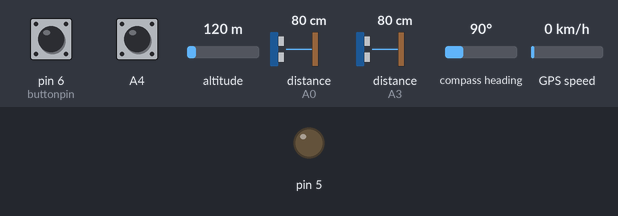
Bench run of a sketch on a simulated Arduino Uno, built with avr-gcc and run on an emulated ATmega328P. Parts: output pins drawn as LEDs (lit = HIGH). Wiring (inferred from the names in the program): 2 × ultrasonic range finder: trigger A1, echo A0 / trigger A2, echo A3. Inputs (shaded band) come from the test bench; at power-on: pin 6 (buttonpin) HIGH, A4 HIGH, altitude 120 m, distance to the obstacle (sensors on A0, A3) 80 cm, compass heading 90°, GPS speed 0 km/h. The echo pulse lasts 58.3 µs per cm; the GPS gets a fix after 3 s at 37.7749, -122.4194 with 8 satellites; the modem accepts every AT command (registered, SIM ready, sends succeed) and sends nothing else; pins used as bus, display or sensor lines are not drawn; what the sketch prints to the serial monitor is not drawn.

Above: at 0.1 s.
At 10.2 s:
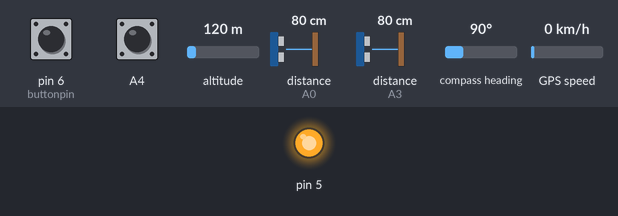
10.3 s: pin 6 (buttonpin) pulled LOW for 3.2 s
Timing chart, 0 to 13.3 s (numbered marks = the images above; inputs shaded):
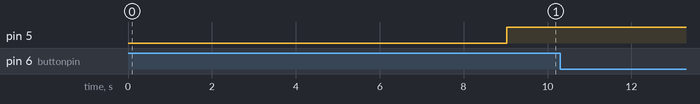

The sketch:

Blind_Person_Stick_GPS_GSM.ino
```cpp
//Prateek
//www.justdoelectronics.com

#include <SoftwareSerial.h>
#include <TinyGPS++.h>
int buttonpin = 6;
float lattitude, longitude;
float a[2];
float *p;
SoftwareSerial gpsSerial(2, 3);
SoftwareSerial gsmSerial(10, 11);
TinyGPSPlus gps;
const int trigPin1 = A1;
const int echoPin1 = A0;
long duration1;
int distance1;
const int trigPin2 = A2;
const int echoPin2 = A3;
long duration2;
int distance2;

void setup() {
  pinMode(trigPin1, OUTPUT);
  pinMode(echoPin1, INPUT);
  pinMode(5, OUTPUT);
  pinMode(A4, INPUT_PULLUP);
  Serial.begin(9600);
  pinMode(trigPin2, OUTPUT);
  pinMode(echoPin2, INPUT);
  pinMode(buttonpin, INPUT_PULLUP);
  Serial.begin(9600);
  delay(1000);
  gpsSerial.begin(9600);
  delay(1000);
  gsmSerial.begin(9600);
  delay(1000);
  Serial.print("—Tracking–");
  Serial.print("***Location***");
  gsmSerial.println("AT+CNMI=2,2,0,0,0");
  delay(3000);
  Serial.print("Initializing……");
  delay(2000);
  Serial.print("System Ready ");
  delay(1000);
}

void loop() {
  digitalWrite(trigPin1, LOW);
  delayMicroseconds(2);
  digitalWrite(trigPin1, HIGH);
  delayMicroseconds(10);
  digitalWrite(trigPin1, LOW);
  duration1 = pulseIn(echoPin1, HIGH);
  distance1 = duration1 * 0.034 / 2;
  Serial.print("Distance1: ");
  Serial.println(distance1);
  digitalWrite(trigPin2, LOW);
  delayMicroseconds(2);
  digitalWrite(trigPin2, HIGH);
  delayMicroseconds(10);
  digitalWrite(trigPin2, LOW);
  duration2 = pulseIn(echoPin2, HIGH);
  distance2 = duration2 * 0.034 / 2;
  Serial.print("Distance2: ");
  Serial.println(distance2);

  if (distance1 <= 20 || distance2 <= 20) {
    digitalWrite(5, HIGH);
    delay(1000);
    digitalWrite(5, LOW);
    digitalWrite(5, HIGH);
    delay(1000);
    digitalWrite(5, LOW);
    digitalWrite(5, HIGH);
    delay(1000);
    digitalWrite(5, LOW);
  } else if (distance1 <= 15 || distance2 <= 15) {
    digitalWrite(5, HIGH);
    delay(500);
    digitalWrite(5, LOW);
    digitalWrite(5, HIGH);
    delay(500);
    digitalWrite(5, LOW);
    digitalWrite(5, HIGH);
    delay(500);
    digitalWrite(5, LOW);
  } else
    digitalWrite(5, LOW);
  int sensorValue = digitalRead(A4);
  if (sensorValue == 1) {
    digitalWrite(5, HIGH);
    Serial.println("Rain Alert");
    delay(1500);
    digitalWrite(5, LOW);
    digitalWrite(5, HIGH);
    delay(1500);
  } else
    digitalWrite(5, LOW);
  if (digitalRead(buttonpin) == LOW) {
    Serial.println("button pressed");
    delay(2000);
    SendMessage();
  }
  if (gsmSerial.available() > 0)
    Serial.write(gsmSerial.read());
  while (gsmSerial.available()) {
    gsmSerial.read();
  }
  while (Serial.available()) {
    Serial.read();
  }
  get_gsm();
}
float *get_gps() {
  gpsSerial.listen();
  Serial.println("INSIDE get_gps");
  while (1) {
    while (gpsSerial.available() > 0) {
      gps.encode(gpsSerial.read());
    }
    if (gps.location.isUpdated()) {
      Serial.print("LAT=");
      Serial.println(gps.location.lat(), 6);
      Serial.print("LONG=");
      Serial.println(gps.location.lng(), 6);
      lattitude = gps.location.lat();
      longitude = gps.location.lng();
      break;
    }
  }
  a[0] = lattitude;
  a[1] = longitude;
  return a;
}

void get_gsm() {
  gsmSerial.listen();
  while (gsmSerial.available() > 0) {
    Serial.println("INSIDE gsmSerial.available");
    if (gsmSerial.find("Track")) {
      Serial.println("INSIDE track");
      gsmSerial.println("AT+CMGF=1");
      delay(1000);
      gsmSerial.println("AT+CMGS=\"+9188305848xx\"\r");
      delay(1000);
      p = get_gps();
      gsmSerial.listen();
      Serial.print("Your Car Location: ");
      gsmSerial.print("Your Car Location: ");
      Serial.print("LATTITUDE=");
      Serial.print(*p, 6);
      gsmSerial.print("LATTITUDE=");
      gsmSerial.print(*p, 6);
      gsmSerial.print(",");
      Serial.print("LONGITUDE=");
      Serial.print(*(p + 1), 6);
      gsmSerial.print("LONGITUDE=");
      gsmSerial.print(*(p + 1), 6);
      delay(100);
      gsmSerial.println((char)26);
      delay(1000);
    }
  }
}
void SendMessage() {
  gsmSerial.println("AT+CMGF=1");
  delay(1000);
  gsmSerial.println("AT+CMGS=\"+9188305848xx\"\r");
  delay(1000);
  gsmSerial.println("I Am In Problem Plz Help Me");
  delay(1000);
  p = get_gps();
  gsmSerial.listen();
  Serial.print("Your Position is : ");
  gsmSerial.print("position is : ");
  Serial.print("LATTITUDE=");
  Serial.print(*p, 6);
  gsmSerial.print("LATTITUDE=");
  gsmSerial.print(*p, 6);
  gsmSerial.print(",");
  Serial.print("LONGITUDE=");
  Serial.print(*(p + 1), 6);
  gsmSerial.print("LONGITUDE=");
  gsmSerial.print(*(p + 1), 6);
  delay(100);
  gsmSerial.println((char)26);
}
```
